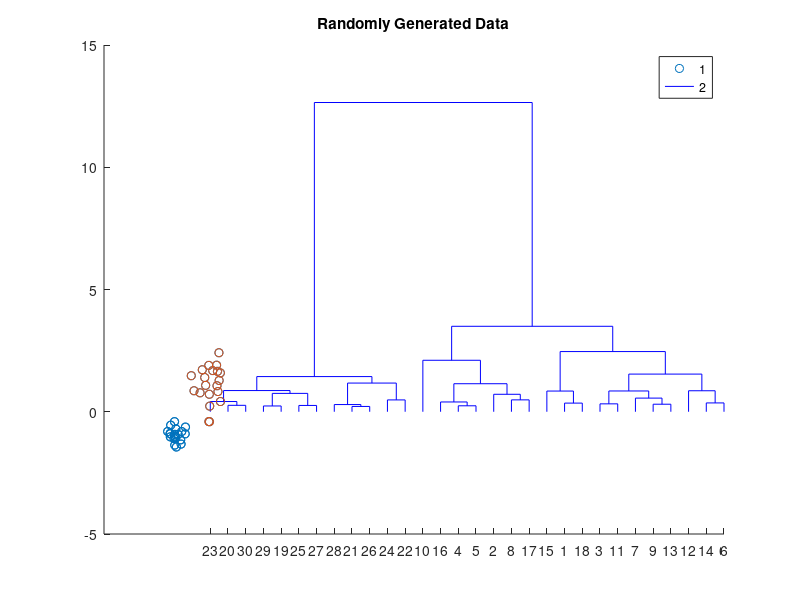

Write MATLAB code to recreate this figure.
rng('default'); % For reproducibility
X = [(randn(20,2)*0.75)+1;
    (randn(20,2)*0.25)-1];
scatter(X(:,1),X(:,2));
title('Randomly Generated Data');
Z = linkage(X,'ward');
dendrogram(Z)
T = cluster(Z,'cutoff',3,'Depth',4);
gscatter(X(:,1),X(:,2),T)